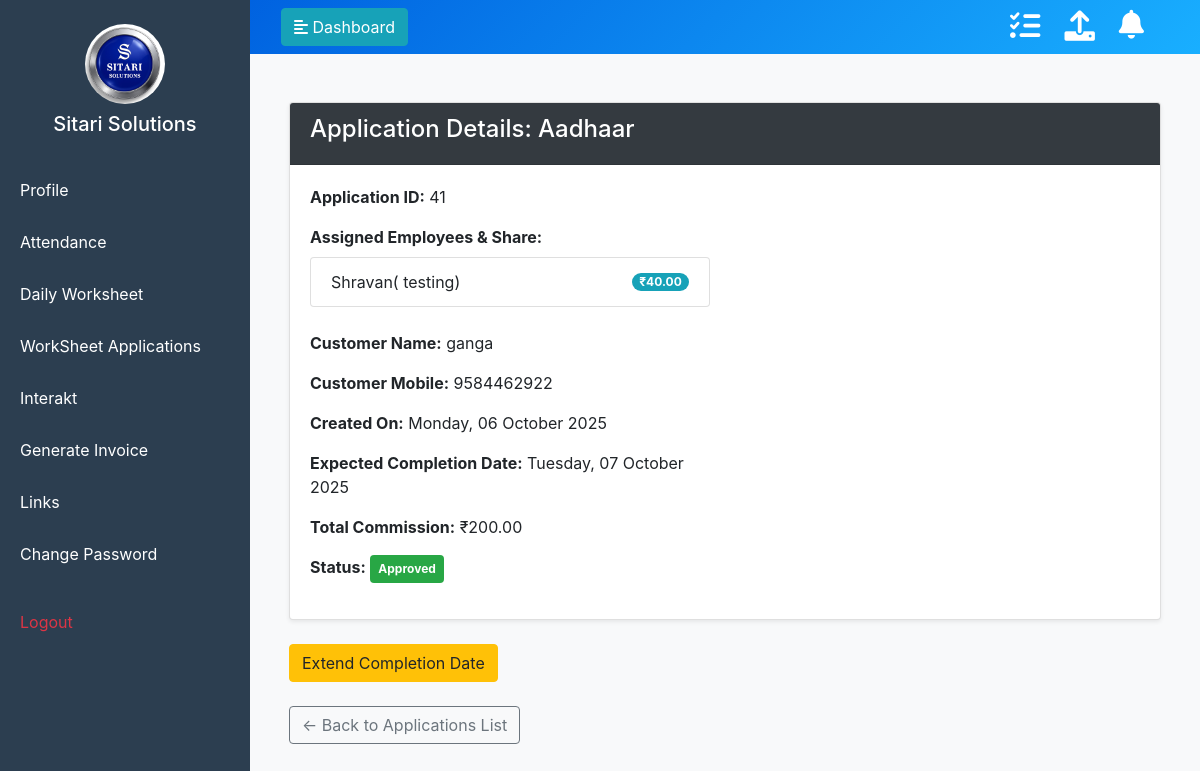
The page /applications/41/ (signed in) on the database its author committed.
### management/models.py (models this page shows, shortened)
class Application(models.Model):
    id = models.AutoField(primary_key=True)
    date_created = models.DateTimeField(auto_now_add=True)
    service_type = models.ForeignKey(
        ServiceType,
        on_delete=models.PROTECT,
        related_name='applications',
        help_text="Select the type of service for this application.",
        blank=True,
        null = True
    )
    customer_name = models.CharField(max_length=150)
    customer_mobile_number = models.CharField(max_length=15)
    expected_date_of_completion = models.DateField(
        null=True, blank=True, help_text="Expected date to complete the work"
    )
    total_commission = models.DecimalField(max_digits=10, decimal_places=2)
    approved = models.BooleanField(default=False)
    assigned_employees = models.ManyToManyField(Employee, through='ApplicationAssignment', related_name='applications')

class ServiceType(models.Model):
    name = models.CharField(max_length=255, unique=True)
    referee_commission_percentage = models.DecimalField(
        "Referee Commission (%)",
        max_digits=5,
        decimal_places=2,
        default=50.00,
        help_text="Percentage of the total commission for the employee creating the application when it is shared."
    )
    partner_commission_percentage = models.DecimalField(
        "Partner Commission (%)",
        max_digits=5,
        decimal_places=2,
        default=50.00,
        help_text="Percentage of the total commission for the employee the application is shared with."
    )

class ApplicationAssignment(models.Model):
    application = models.ForeignKey(Application, on_delete=models.CASCADE)
    employee = models.ForeignKey(Employee, on_delete=models.CASCADE)
    commission_amount = models.DecimalField(
        max_digits=10, decimal_places=2, default=0, help_text="The exact commission amount for this employee"
    )
    class Meta:
        unique_together = ('application', 'employee')

class Employee(models.Model):
    employee_id = models.AutoField(primary_key=True)
    name = models.CharField(max_length=150)
    profile_picture = models.ImageField(
        upload_to='profile_pictures/',
        default='default_profile.jpg',
        blank=True, null=True
    )
    mobile_number = models.CharField(max_length=15, unique=True)
    salary = models.DecimalField(max_digits=10, decimal_places=2)
    pf = models.DecimalField("Provident Fund (PF)", max_digits=10, decimal_places=2, null=True, blank=True)
    esi = models.DecimalField("Employee State Insurance (ESI)", max_digits=10, decimal_places=2, null=True, blank=True)
    joining_date = models.DateField()
    department = models.ForeignKey('Department', null=True, blank=True, on_delete=models.SET_NULL, related_name='employees')
    working_start_time = models.TimeField(null=True, blank=True)
    working_end_time = models.TimeField(null=True, blank=True)
    password = models.CharField(max_length=128, default="123")
    assigned_links = models.ManyToManyField(
        ManagedLink,
        blank=True,
        related_name="assigned_employees"
    )
    advances = models.DecimalField(
        "Current Advance",
        max_digits=10,
        decimal_places=2,
        default=0,
        help_text="Total outstanding advance amount taken by the employee."
    )

### management/views.py (the view)
    def wrapped_view(request, *args, **kwargs):
        employee = get_logged_in_employee(request)
        if not employee:
            messages.error(request, "You must be logged in to view this page.")
            return redirect('login') # Make sure you have a 'login' URL name
        return view_func(request, employee, *args, **kwargs)

### management/context_processors.py (called while the page is built)
def notifications_context(request):
    if request.session.get('employee_id'):
        employee_id = request.session.get('employee_id')
        count = UserNotificationStatus.objects.filter(employee_id=employee_id, is_read=False).count()
        return {'unread_notification_count': count}
    return {'unread_notification_count': 0}

### management/ip_restriction.py (called while the page is built)
def get_client_ip(request):
    x_forwarded_for = request.META.get('HTTP_X_FORWARDED_FOR')
    if x_forwarded_for:
        ip = x_forwarded_for.split(',')[0].strip()
    else:
        ip = request.META.get('REMOTE_ADDR')
    return ip

    def __call__(self, request):
        ip = get_client_ip(request)
        if not self.is_ip_allowed(ip):
            logger.warning(f"Access denied for IP: {ip}")
            return HttpResponseForbidden("Access denied.")
        response = self.get_response(request)
        return response

### management/models.py (called while the page is built)
    def __str__(self):
        return self.name

### management/templatetags/upload_tags.py (called while the page is built)
@register.simple_tag
def get_upload_form():
    return EmployeeUploadForm()

### management/views.py (called while the page is built)
def get_logged_in_employee(request):
    employee_id = request.session.get('employee_id')
    if not employee_id:
        return None
    try:
        return Employee.objects.get(employee_id=employee_id)
    except Employee.DoesNotExist:
        return None

def require_employee(view_func):
    def wrapped_view(request, *args, **kwargs):
        employee = get_logged_in_employee(request)
        if not employee:
            messages.error(request, "You must be logged in to view this page.")
            return redirect('login') # Make sure you have a 'login' URL name
        return view_func(request, employee, *args, **kwargs)
    return wrapped_view

### management/templates/application_detail.html (shortened to what this page needs)
{% extends "masteremployee.html" %}
{% block content %}
<div class="container my-4">
    <div class="card shadow-sm">
        <div class="card-header bg-dark text-white">
            <h4>Application Details: {{ application.service_type.name }}</h4>
        </div>
        <div class="card-body">
            <div class="row">
                <div class="col-md-6">
                    <p><strong>Application ID:</strong> {{ application.id }}</p>
                    <div><strong>Assigned Employees & Share:</strong>
                        <ul class="list-group mt-2">
                            {% for assignment in assignments %}
                            <li class="list-group-item d-flex justify-content-between align-items-center">
                                {{ assignment.employee.name }}
                                <span class="badge badge-info badge-pill">₹{{ assignment.commission_amount|floatformat:2 }}</span>
                            </li>
                            {% endfor %}
                        </ul>
                    </div><br>
                    <p><strong>Customer Name:</strong> {{ application.customer_name }}</p>
                    <p><strong>Customer Mobile:</strong> {{ application.customer_mobile_number }}</p>
                    <p><strong>Created On:</strong> {{ application.date_created|date:"l, d F Y" }}</p>
                    <p><strong>Expected Completion Date:</strong>
                        {% if application.expected_date_of_completion %}
                            {{ application.expected_date_of_completion|date:"l, d F Y" }}
                        {% else %}
                            Not set
                        {% endif %}
                    </p>
                    <p class="mt-3"><strong>Total Commission:</strong> ₹{{ application.total_commission|floatformat:2 }}</p>
                    <p><strong>Status:</strong>
                        <span class="badge {% if application.approved %}badge-success{% else %}badge-warning{% endif %} p-2">
                            {{ application.approved|yesno:"Approved,Pending Approval" }}
                        </span>
                    </p>
                </div>
                <div class="col-md-6">
                </div>
            </div>
        </div>
    </div>
    <br>
    <button type="button" class="btn btn-warning" data-toggle="modal" data-target="#extendDateModal">
        Extend Completion Date
    </button>
    <div class="mt-4">
        <a href="{% url 'applications' %}" class="btn btn-outline-secondary">&larr; Back to Applications List</a>
    </div>
</div>
{% endblock %}

### management/templates/masteremployee.html (style rules this page uses)
body { background-color: #f8f9fa; overflow: hidden; }

### rows shown on the page
Application: service_type.name "Aadhaar", id "41", customer_name "ganga", customer_mobile_number "9584462922", date_created "Monday, 06 October 2025", expected_date_of_completion "Tuesday, 07 October 2025", total_commission "200.00", approved "Approved"
ApplicationAssignment: employee.name "Shravan( testing)", commission_amount "40.00"
